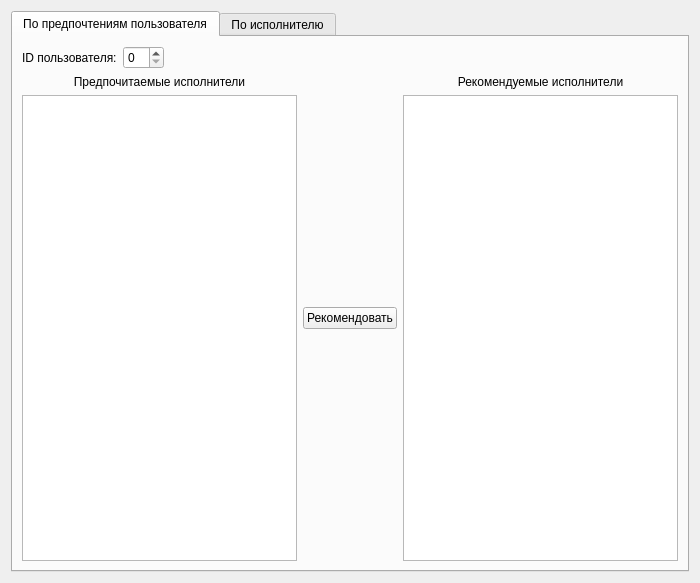
<?xml version="1.0" encoding="UTF-8"?>
<ui version="4.0">
 <class>Widget</class>
 <widget class="QWidget" name="Widget">
  <property name="geometry">
   <rect>
    <x>0</x>
    <y>0</y>
    <width>700</width>
    <height>583</height>
   </rect>
  </property>
  <property name="windowTitle">
   <string>Рекомендательная система музыкальных исполнителей</string>
  </property>
  <layout class="QHBoxLayout" name="horizontalLayout_2">
   <item>
    <widget class="QTabWidget" name="rec_widget_">
     <widget class="QWidget" name="rec_id_tab_">
      <attribute name="title">
       <string>По предпочтениям пользователя</string>
      </attribute>
      <layout class="QVBoxLayout" name="verticalLayout_4">
       <item>
        <layout class="QHBoxLayout" name="id_h_layout_">
         <item>
          <widget class="QLabel" name="id_label_">
           <property name="text">
            <string>ID пользователя:</string>
           </property>
           <property name="wordWrap">
            <bool>true</bool>
           </property>
          </widget>
         </item>
         <item>
          <widget class="QSpinBox" name="id_spin_box_"/>
         </item>
         <item>
          <spacer name="id_h_spacer_">
           <property name="orientation">
            <enum>Qt::Horizontal</enum>
           </property>
           <property name="sizeHint" stdset="0">
            <size>
             <width>40</width>
             <height>20</height>
            </size>
           </property>
          </spacer>
         </item>
        </layout>
       </item>
       <item>
        <layout class="QHBoxLayout" name="id_artist_h_layout_">
         <item>
          <layout class="QVBoxLayout" name="preffered_v_layout_">
           <item>
            <widget class="QLabel" name="preffered_label_">
             <property name="text">
              <string>Предпочитаемые исполнители</string>
             </property>
             <property name="alignment">
              <set>Qt::AlignCenter</set>
             </property>
             <property name="wordWrap">
              <bool>true</bool>
             </property>
            </widget>
           </item>
           <item>
            <widget class="QListWidget" name="preffered_list_widget_"/>
           </item>
          </layout>
         </item>
         <item>
          <layout class="QVBoxLayout" name="rec_button_v_layout_">
           <item>
            <spacer name="rec_button_v_spacer_">
             <property name="orientation">
              <enum>Qt::Vertical</enum>
             </property>
             <property name="sizeHint" stdset="0">
              <size>
               <width>20</width>
               <height>40</height>
              </size>
             </property>
            </spacer>
           </item>
           <item>
            <widget class="QPushButton" name="rec_push_button_">
             <property name="sizePolicy">
              <sizepolicy hsizetype="Minimum" vsizetype="Fixed">
               <horstretch>0</horstretch>
               <verstretch>0</verstretch>
              </sizepolicy>
             </property>
             <property name="text">
              <string>Рекомендовать</string>
             </property>
            </widget>
           </item>
           <item>
            <spacer name="rec_button_v_spacer_2">
             <property name="orientation">
              <enum>Qt::Vertical</enum>
             </property>
             <property name="sizeHint" stdset="0">
              <size>
               <width>20</width>
               <height>40</height>
              </size>
             </property>
            </spacer>
           </item>
          </layout>
         </item>
         <item>
          <layout class="QVBoxLayout" name="rec_artist_v_layout_">
           <item>
            <widget class="QLabel" name="rec_artist_label_">
             <property name="text">
              <string>Рекомендуемые исполнители</string>
             </property>
             <property name="scaledContents">
              <bool>true</bool>
             </property>
             <property name="alignment">
              <set>Qt::AlignCenter</set>
             </property>
             <property name="wordWrap">
              <bool>true</bool>
             </property>
            </widget>
           </item>
           <item>
            <widget class="QListWidget" name="rec_artist_list_widget_"/>
           </item>
          </layout>
         </item>
        </layout>
       </item>
      </layout>
     </widget>
     <widget class="QWidget" name="rec_artist_tab_">
      <attribute name="title">
       <string>По исполнителю</string>
      </attribute>
      <layout class="QVBoxLayout" name="verticalLayout_5">
       <item>
        <layout class="QHBoxLayout" name="artist_h_layout_">
         <item>
          <widget class="QLabel" name="artist_label_">
           <property name="text">
            <string>Исполнитель:</string>
           </property>
          </widget>
         </item>
         <item>
          <widget class="QLineEdit" name="artist_line_edit_"/>
         </item>
         <item>
          <spacer name="artist_h_spacer_">
           <property name="orientation">
            <enum>Qt::Horizontal</enum>
           </property>
           <property name="sizeHint" stdset="0">
            <size>
             <width>40</width>
             <height>20</height>
            </size>
           </property>
          </spacer>
         </item>
         <item>
          <widget class="QPushButton" name="search_push_button">
           <property name="text">
            <string>Найти похожих исполнителей</string>
           </property>
          </widget>
         </item>
        </layout>
       </item>
       <item>
        <widget class="QListWidget" name="artist_list_widget_"/>
       </item>
      </layout>
     </widget>
    </widget>
   </item>
  </layout>
 </widget>
 <resources/>
 <connections/>
</ui>
